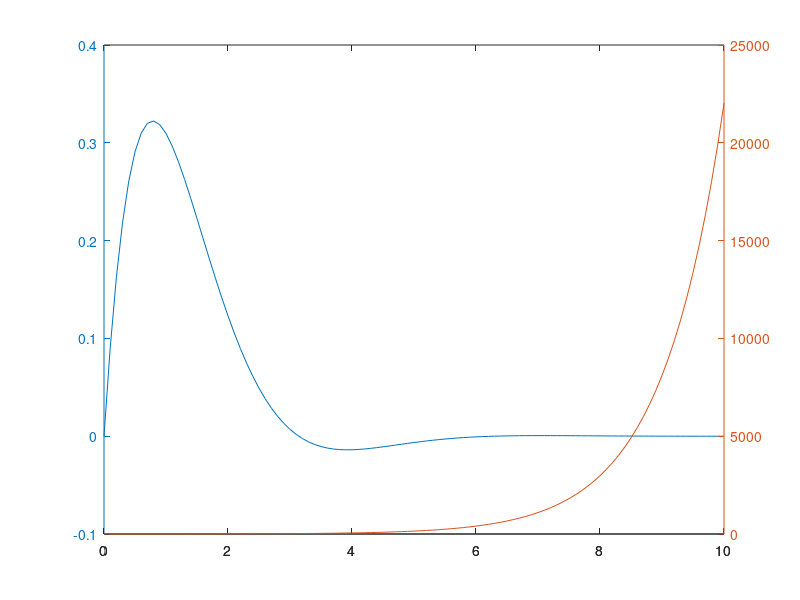

The MATLAB source for this figure: (Note: this script raises an error after producing the figure.)
clear all;
close all;
x=0:0.1:10;
y1=exp(-1.*x).*sin(x);
y2=exp(x)
plotyy(x,y1,x,y2)%to keep x-axis constant and change the y axis for both  the plots
hy1=get(ax1,'ylabel');
hy2=get(ax2,'ylabel');
set(hy1,'string','e^-x*sin(x)')
set(hy2,'string','e^x');

